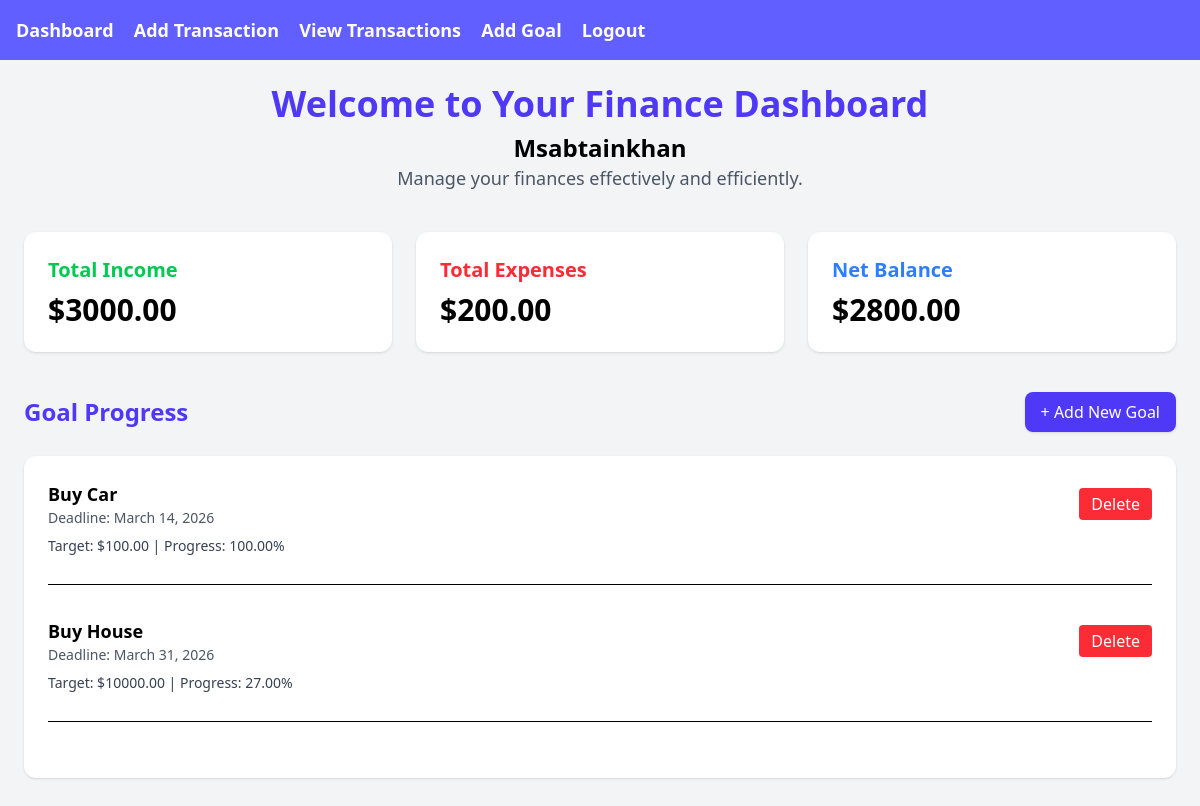
The app's page /dashboard/ (signed in) with its own data.
### finance/models.py (models this page shows, shortened)
class Goal(models.Model):
    user = models.ForeignKey(User, on_delete=models.CASCADE)
    name = models.CharField(max_length=100)
    target_amount = models.DecimalField(max_digits=10, decimal_places=2)
    current_amount = models.DecimalField(max_digits=10, decimal_places=2, default=0)
    deadline = models.DateField()

### finance/views.py (the view)
# urls.py: path('dashboard/', DashboardView.as_view(), name='dashboard'),
class DashboardView(LoginRequiredMixin, View):
    def get(self, request, *args, **kwargs):
        transactions = Transaction.objects.filter(
            user=request.user
        ).order_by('-date')[:5]
        goals = Goal.objects.filter(
            user=request.user
        ).order_by('deadline')
        total_income = Transaction.objects.filter(
            user=request.user,
            transaction_type='income'
        ).aggregate(total=Sum('amount'))['total'] or 0
        total_expense = Transaction.objects.filter(
            user=request.user,
            transaction_type='expense'
        ).aggregate(total=Sum('amount'))['total'] or 0
        net_balance = total_income - total_expense
        remaining_balance = net_balance
        goal_progress = []
        for goal in goals:
            if remaining_balance >= goal.target_amount:
                progress = 100
                remaining_balance -= goal.target_amount
            elif remaining_balance > 0:
                progress = (remaining_balance / goal.target_amount) * 100
                remaining_balance = 0
            else:
                progress = 0
            goal_progress.append({
                'goal': goal,
                'progress': round(progress, 2)
            })
        context = {
            'transactions': transactions,
            'goals': goals,
            'total_income': total_income,
            'total_expense': total_expense,
            'net_balance': net_balance,
            'goal_progress': goal_progress,
        }
        return render(request, 'finance/dashboard.html', context)

### finance/templates/finance/dashboard.html (shortened to what this page needs)
{% extends 'finance/base.html' %}
{% block content %}
<div class="p-6">
    <div class="text-center mb-10">
        <h1 class="text-4xl font-bold mb-2 text-indigo-600">
            Welcome to Your Finance Dashboard
        </h1>
        <h2 class="text-2xl font-semibold">
            {{ request.user|capfirst }}
        </h2>
        <p class="text-gray-600 text-lg">
            Manage your finances effectively and efficiently.
        </p>
    </div>
    <div class="grid grid-cols-1 md:grid-cols-3 gap-6 mb-10">
        <div class="bg-white rounded-xl shadow p-6">
            <h2 class="text-xl font-bold mb-2 text-green-500">
                Total Income
            </h2>
            <p class="text-3xl font-bold">
                ${{ total_income|default:"0"|floatformat:2 }}
            </p>
        </div>
        <div class="bg-white rounded-xl shadow p-6">
            <h2 class="text-xl font-bold mb-2 text-red-500">
                Total Expenses
            </h2>
            <p class="text-3xl font-bold">
                ${{ total_expense|default:"0"|floatformat:2 }}
            </p>
        </div>
        <div class="bg-white rounded-xl shadow p-6">
            <h2 class="text-xl font-bold mb-2 text-blue-500">
                Net Balance
            </h2>
            <p class="text-3xl font-bold">
                ${{ net_balance|default:"0"|floatformat:2 }}
            </p>
        </div>
    </div>
    <div class="flex justify-between items-center mb-6">
        <h2 class="text-2xl font-bold text-indigo-600">
            Goal Progress
        </h2>
        <a href="{% url 'goal-add' %}"
           class="bg-indigo-600 text-white px-4 py-2 rounded-lg shadow hover:bg-indigo-700">
            + Add New Goal
        </a>
    </div>
    <div class="bg-white rounded-xl shadow p-6 mb-10">
        {% if goal_progress %}
            {% for item in goal_progress %}
                <div class="mb-8 border-b pb-4">
                    <div class="flex justify-between items-center mb-2">
                        <div>
                            <span class="font-semibold text-lg">
                                {{ item.goal.name }}
                            </span>
                            <div class="text-sm text-gray-600">
                                Deadline: {{ item.goal.deadline }}
                            </div>
                        </div>
                        <form method="post"
                              action="{% url 'goal-delete' item.goal.id %}">
                            <button type="submit"
                                    class="bg-red-500 text-white px-3 py-1 rounded hover:bg-red-600">
                                Delete
                            </button>
                        </form>
                    </div>
                    <div class="text-sm text-gray-700 mb-3">
                        Target: ${{ item.goal.target_amount|floatformat:2 }}
                        |
                        Progress: {{ item.progress|floatformat:2 }}%
                    </div>
                </div>
            {% endfor %}
        {% else %}
            <p class="text-gray-500">
                No goals added yet.
            </p>
        {% endif %}
    </div>
</div>
{% endblock %}

### finance/templates/finance/base.html (shortened to what this page needs)
<!DOCTYPE html>
<html lang="en">
<head>
     <script src="https://cdn.jsdelivr.net/npm/@tailwindcss/browser@4"></script>
</head>
<body class="bg-gray-100">
    <nav class="bg-indigo-500 p-4 text-white">
        {% if user.is_authenticated %}
        <a href="{% url 'dashboard' %}" class="text-lg font-semibold">Dashboard</a>
        <a href="{% url 'transaction-add' %}" class="text-lg font-semibold ml-4">Add Transaction</a>
        <a href="{% url 'transaction-list' %}" class="text-lg font-semibold ml-4">View Transactions</a>
        <a href="{% url 'goal-add' %}" class="text-lg font-semibold ml-4">Add Goal</a>
        <form id="logout-form" action="{%url 'logout' %}" method="post" style="display:inline">
            <a href="#" onclick="document.getElementById('logout-form').submit()" class="text-lg font-semibold ml-4 mr-4">Logout</a>
        </form>
        {% else %}
        <a href="{% url 'login' %}" class="text-lg font-semibold">Login</a>
        <a href="{% url 'register' %}" class="text-lg font-semibold ml-4">Register</a>
        {% endif %}
    </nav>
    {% block content %}{% endblock %}
</body>
</html>

### records on screen
Goal: goal.name "Buy Car", goal.deadline "March 14, 2026", goal.target_amount "100.00", progress "100.00"
Goal: goal.name "Buy House", goal.deadline "March 31, 2026", goal.target_amount "10000.00", progress "27.00"

### other values on screen
{{ request.user|capfirst }} "Msabtainkhan"
{{ total_income|default:"0"|floatformat:2 }} "3000.00"
{{ total_expense|default:"0"|floatformat:2 }} "200.00"
{{ net_balance|default:"0"|floatformat:2 }} "2800.00"
